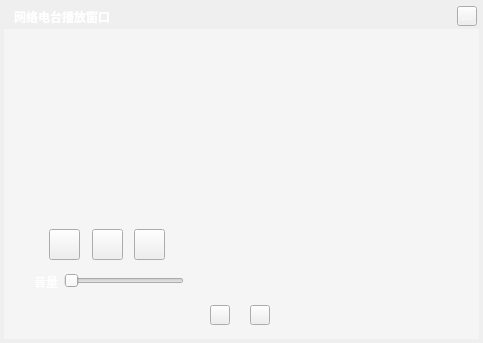
<?xml version="1.0" encoding="UTF-8"?>
<ui version="4.0">
 <class>MusicWebMusicRadioPlayWidget</class>
 <widget class="QWidget" name="MusicWebMusicRadioPlayWidget">
  <property name="geometry">
   <rect>
    <x>0</x>
    <y>0</y>
    <width>483</width>
    <height>343</height>
   </rect>
  </property>
  <property name="windowTitle">
   <string>网络电台播放窗口</string>
  </property>
  <property name="styleSheet">
   <string notr="true">color:white</string>
  </property>
  <widget class="QLabel" name="background">
   <property name="geometry">
    <rect>
     <x>4</x>
     <y>4</y>
     <width>475</width>
     <height>335</height>
    </rect>
   </property>
   <property name="text">
    <string/>
   </property>
  </widget>
  <widget class="QLabel" name="topTitleName">
   <property name="geometry">
    <rect>
     <x>14</x>
     <y>4</y>
     <width>121</width>
     <height>25</height>
    </rect>
   </property>
   <property name="styleSheet">
    <string notr="true">color:&quot;#FFFFFF&quot;;font-weight:bold</string>
   </property>
   <property name="text">
    <string>网络电台播放窗口</string>
   </property>
  </widget>
  <widget class="QToolButton" name="topTitleCloseButton">
   <property name="geometry">
    <rect>
     <x>457</x>
     <y>6</y>
     <width>20</width>
     <height>20</height>
    </rect>
   </property>
   <property name="text">
    <string>...</string>
   </property>
  </widget>
  <widget class="QPushButton" name="playButton">
   <property name="geometry">
    <rect>
     <x>92</x>
     <y>229</y>
     <width>31</width>
     <height>31</height>
    </rect>
   </property>
   <property name="text">
    <string/>
   </property>
  </widget>
  <widget class="MusicClickedSlider" name="volumeSlider">
   <property name="geometry">
    <rect>
     <x>64</x>
     <y>271</y>
     <width>120</width>
     <height>20</height>
    </rect>
   </property>
   <property name="orientation">
    <enum>Qt::Horizontal</enum>
   </property>
  </widget>
  <widget class="QLabel" name="label_2">
   <property name="geometry">
    <rect>
     <x>34</x>
     <y>274</y>
     <width>31</width>
     <height>16</height>
    </rect>
   </property>
   <property name="text">
    <string>音量</string>
   </property>
  </widget>
  <widget class="QWidget" name="backgroundMask" native="true">
   <property name="geometry">
    <rect>
     <x>4</x>
     <y>29</y>
     <width>475</width>
     <height>310</height>
    </rect>
   </property>
   <property name="styleSheet">
    <string notr="true">background:rgba(255, 255, 255, 100);</string>
   </property>
  </widget>
  <widget class="QLabel" name="lrcLabel">
   <property name="geometry">
    <rect>
     <x>193</x>
     <y>34</y>
     <width>270</width>
     <height>260</height>
    </rect>
   </property>
  </widget>
  <widget class="MusicRoundAnimationLabel" name="artistLabel" native="true">
   <property name="geometry">
    <rect>
     <x>34</x>
     <y>69</y>
     <width>150</width>
     <height>150</height>
    </rect>
   </property>
  </widget>
  <widget class="QPushButton" name="previousButton">
   <property name="geometry">
    <rect>
     <x>49</x>
     <y>229</y>
     <width>31</width>
     <height>31</height>
    </rect>
   </property>
   <property name="text">
    <string/>
   </property>
  </widget>
  <widget class="QPushButton" name="nextButton">
   <property name="geometry">
    <rect>
     <x>134</x>
     <y>229</y>
     <width>31</width>
     <height>31</height>
    </rect>
   </property>
   <property name="text">
    <string/>
   </property>
  </widget>
  <widget class="QLabel" name="positionLabel">
   <property name="geometry">
    <rect>
     <x>34</x>
     <y>294</y>
     <width>75</width>
     <height>30</height>
    </rect>
   </property>
   <property name="styleSheet">
    <string notr="true">font-size:20px;font-weight:bold;color:white</string>
   </property>
   <property name="alignment">
    <set>Qt::AlignRight|Qt::AlignTrailing|Qt::AlignVCenter</set>
   </property>
  </widget>
  <widget class="QLabel" name="durationLabel">
   <property name="geometry">
    <rect>
     <x>109</x>
     <y>294</y>
     <width>75</width>
     <height>30</height>
    </rect>
   </property>
   <property name="styleSheet">
    <string notr="true">font-size:15px;font-weight:bold;color:white;</string>
   </property>
  </widget>
  <widget class="MusicMarqueeWidget" name="titleWidget" native="true">
   <property name="geometry">
    <rect>
     <x>34</x>
     <y>34</y>
     <width>150</width>
     <height>25</height>
    </rect>
   </property>
  </widget>
  <widget class="QToolButton" name="shareButton">
   <property name="geometry">
    <rect>
     <x>250</x>
     <y>305</y>
     <width>20</width>
     <height>20</height>
    </rect>
   </property>
  </widget>
  <widget class="QToolButton" name="downloadButton">
   <property name="geometry">
    <rect>
     <x>210</x>
     <y>305</y>
     <width>20</width>
     <height>20</height>
    </rect>
   </property>
  </widget>
  <zorder>background</zorder>
  <zorder>backgroundMask</zorder>
  <zorder>topTitleName</zorder>
  <zorder>topTitleCloseButton</zorder>
  <zorder>playButton</zorder>
  <zorder>volumeSlider</zorder>
  <zorder>label_2</zorder>
  <zorder>artistLabel</zorder>
  <zorder>previousButton</zorder>
  <zorder>nextButton</zorder>
  <zorder>positionLabel</zorder>
  <zorder>durationLabel</zorder>
  <zorder>titleWidget</zorder>
  <zorder>lrcLabel</zorder>
  <zorder>shareButton</zorder>
  <zorder>downloadButton</zorder>
 </widget>
 <customwidgets>
  <customwidget>
   <class>MusicClickedSlider</class>
   <extends>QSlider</extends>
   <header>musicclickedslider.h</header>
  </customwidget>
  <customwidget>
   <class>MusicMarqueeWidget</class>
   <extends>QWidget</extends>
   <header>musicmarqueewidget.h</header>
   <container>1</container>
  </customwidget>
  <customwidget>
   <class>MusicRoundAnimationLabel</class>
   <extends>QWidget</extends>
   <header>musicroundanimationlabel.h</header>
   <container>1</container>
  </customwidget>
 </customwidgets>
 <resources/>
 <connections/>
</ui>
